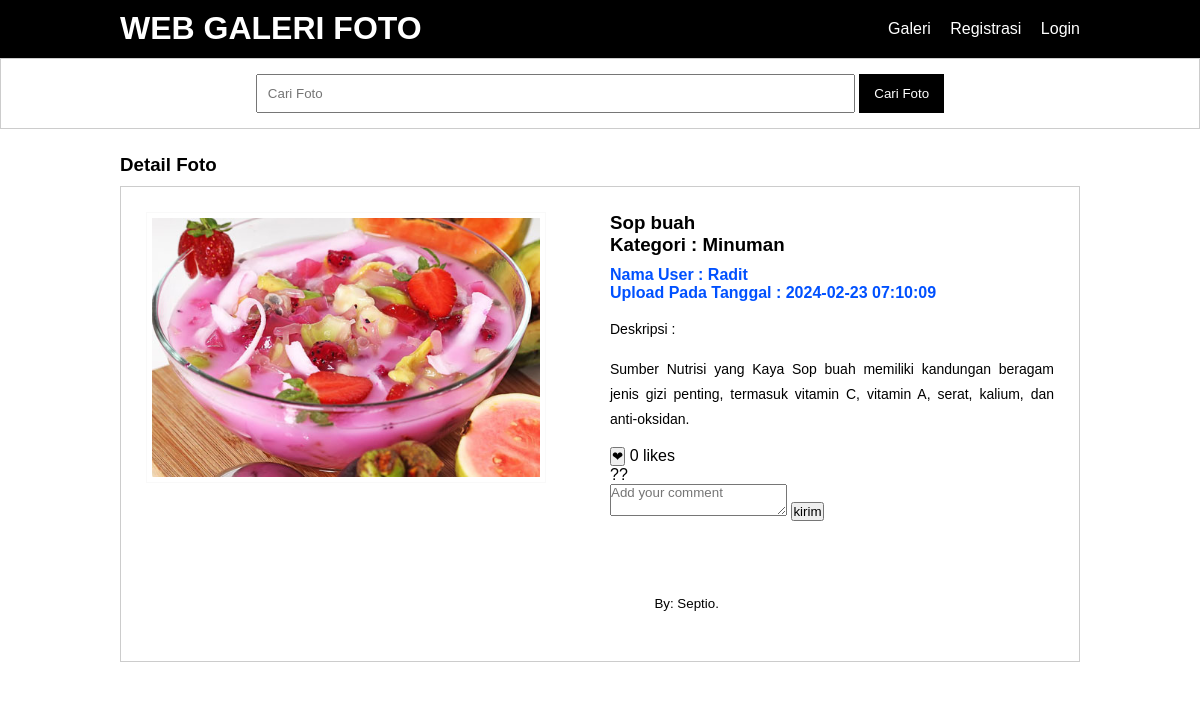
/detail-image.php?id=53, run on the app's committed database.
### tables this page shows
CREATE TABLE `tb_image` (
  `image_id` int(11) NOT NULL,
  `category_id` int(11) NOT NULL,
  `category_name` varchar(100) NOT NULL,
  `admin_id` int(11) NOT NULL,
  `admin_name` varchar(100) NOT NULL,
  `image_name` varchar(100) NOT NULL,
  `image_description` text NOT NULL,
  `image` varchar(100) NOT NULL,
  `image_status` tinyint(1) NOT NULL,
  `date_created` timestamp NOT NULL DEFAULT current_timestamp() ON UPDATE current_timestamp()
);

### detail-image.php (the view, shortened to what this page needs)
<?php
    include 'db.php';
	$produk = mysqli_query($conn, "SELECT * FROM tb_image WHERE image_id = '".$_GET['id']."' ");
	$p = mysqli_fetch_object($produk);
?>
<!DOCTYPE html PUBLIC "-//W3C//DTD XHTML 1.0 Transitional//EN" "http://www.w3.org/TR/xhtml1/DTD/xhtml1-transitional.dtd">
<html xmlns="http://www.w3.org/1999/xhtml">
<head>
<link rel="stylesheet" type="text/css" href="css/style.css">
</head>
<body>
    <header>
        <div class="container">
        <h1><a href="index.php">WEB GALERI FOTO</a></h1>
        <ul>
            <li><a href="galeri.php">Galeri</a></li>
           <li><a href="registrasi.php">Registrasi</a></li>
           <li><a href="login.php">Login</a></li>
        </ul>
        </div>
    </header>
    <div class="search">
        <div class="container">
            <form action="galeri.php">
                <input type="text" name="search" placeholder="Cari Foto" value="<?php echo $_GET['search'] ?>" />
                <input type="submit" name="cari" value="Cari Foto" />
            </form>
        </div>
    </div>
    <div class="section">
        <div class="container">
             <h3>Detail Foto</h3>
            <div class="box">
                <div class="col-2">
                   <img src="foto/<?php echo $p->image ?>" width="90%" />
                </div>
                <div class="col-2">
                   <h3><?php echo $p->image_name ?><br />Kategori : <?php echo $p->category_name  ?></h3>
                   <h4>Nama User : <?php echo $p->admin_name ?><br />
                   Upload Pada Tanggal : <?php echo $p->date_created  ?></h4>
                   <p>Deskripsi :<br />
                        <?php echo $p->image_description ?>
                   </p>
    <div class="post">
    <div class="actions">
        <div class="like-comment">
            <button class="like-btn" onclick="toggleLike()">&#x2764;</button>
            <span id="likeCount">0 likes</span>
        </div>
        <div class="comment-btn" onclick="showCommentForm()">??</div>
    </div>
    <div class="comment-form" id="commentForm">
        <form onsubmit="addCommentFromForm(event)">
            <textarea id="commentText" placeholder="Add your comment"></textarea>
            <button type="submit">kirim</button>
        </form>
    </div>
</div>
<footer>
</footer>
</body>
</html>
    <footer>
        <div class="container">
            <small>By: Septio.</small>
        </div>
    </footer>

### css/style.css (style rules this page uses)
* { padding:0; margin:0; font-family:'Quicksand', sans-serif; }
body { background-color:#ffffff; }
a { color: inherit; text-decoration:none; }
header { background-color: #000000; color: #fff; }
header h1 { float:left; padding:10px 0; }
header ul { float:right; }
header ul li { display:inline-block; }
header ul li a { padding:20px 0 20px 15px; display: inline-block; }
footer { padding:25px 0; }
.container { width: 80%; margin: 0 auto; }
.container:after { content:''; display: block; clear:both; }
.section { padding:25px 0; }
.box { background-color: #fff; border:1px solid #ccc; padding:15px; box-sizing: border-box; margin:10px 0 25px 0; }
.box:after { content: ''; display: block; clear: both; }
.search { padding:15px 0; background-color: #fff; border:1px solid #ccc; text-align: center; }
.search input[type=text] { width: 60%; padding:10px; }
.search input[type=submit] { padding:12px 15px; background-color: #000000; color: #fff; border:none; cursor:pointer; }
.col-2 { width: 50%; min-height: 200px; padding:10px; box-sizing: border-box; float: left; }
.col-2 img { border:1px solid #f9f9f9; padding:5px; box-sizing: border-box; }
.col-2 h3 { margin-bottom: 10px; }
.col-2 h4 { color: #0051ff; }
.col-2 p { margin:15px 0; text-align: justify; line-height: 25px; font-size: 14px; }

### data on the page
tb_image: image (picture), image_name "Sop buah", category_name "Minuman", admin_name "Radit", date_created "2024-02-23 07:10:09", image_description "Sumber Nutrisi yang Kaya Sop buah memiliki kandungan beragam jenis gizi penting, termasuk vitamin C, vitamin A, serat, kalium, dan anti-oksidan."
